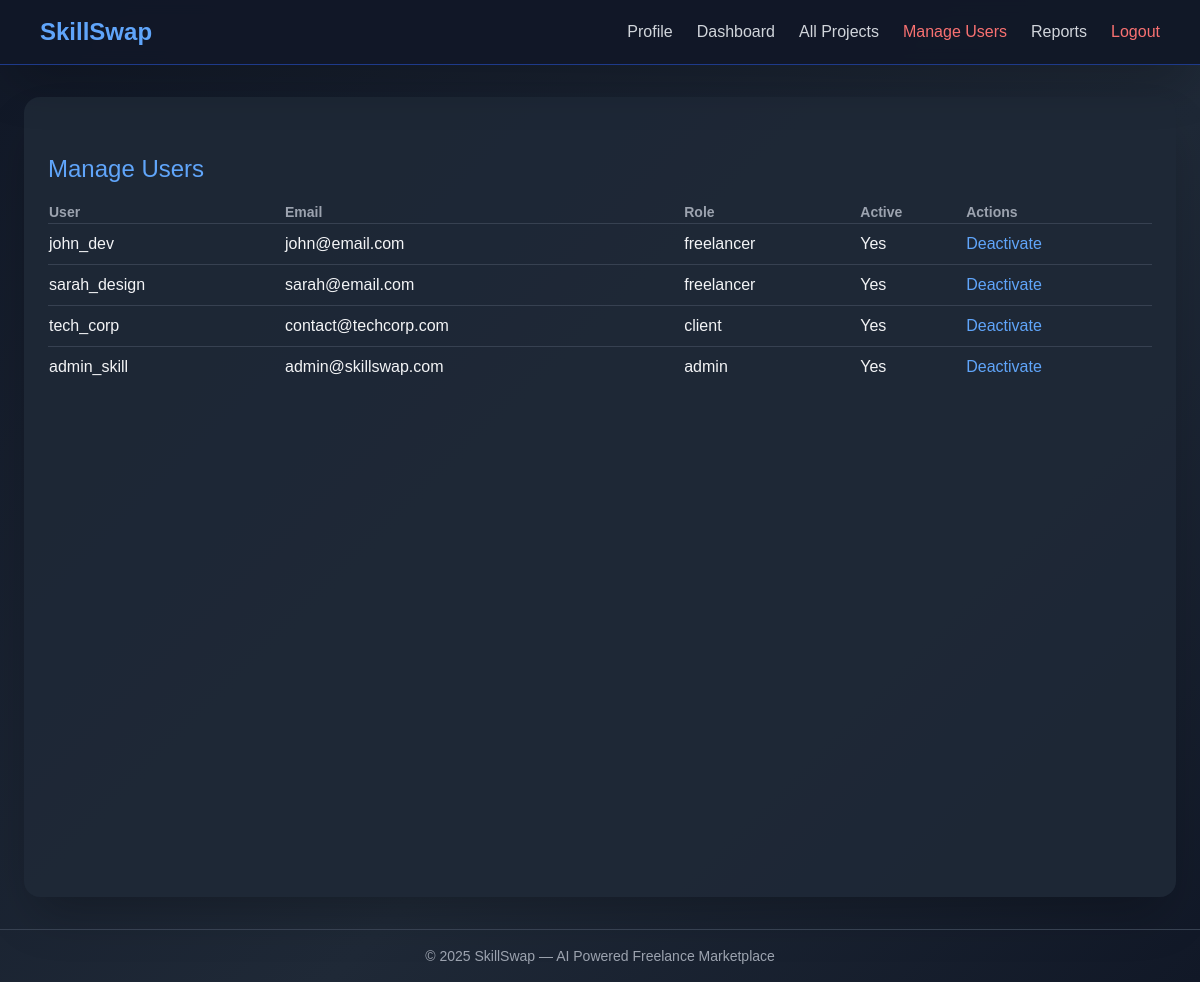
Screenshot of /user/admin/manage_users.php (signed in) with the database file from the repository.
### tables this page shows
CREATE TABLE users (
    user_id INT PRIMARY KEY AUTO_INCREMENT,
    username VARCHAR(50) UNIQUE NOT NULL,
    email VARCHAR(100) UNIQUE NOT NULL,
    password_hash VARCHAR(255) NOT NULL,
    user_type ENUM('freelancer', 'client', 'admin', 'moderator') NOT NULL,
    profile_picture VARCHAR(255),
    created_at TIMESTAMP DEFAULT CURRENT_TIMESTAMP,
    updated_at TIMESTAMP DEFAULT CURRENT_TIMESTAMP ON UPDATE CURRENT_TIMESTAMP,
    is_active BOOLEAN DEFAULT TRUE
);

### user/admin/manage_users.php (the view, shortened to what this page needs)
<?php
$db = new Database(); $conn = $db->connect();
$result = $conn->query('SELECT user_id, username, email, user_type, is_active, created_at FROM users ORDER BY created_at DESC');
$users = $result ? $result->fetch_all(MYSQLI_ASSOC) : [];
include __DIR__ . '/../../includes/header.php';
?>
<div class="max-w-6xl mx-auto mt-8">
  <h2 class="text-2xl text-blue-400 mb-4">Manage Users</h2>
  <table class="w-full text-left">
    <thead class="text-gray-400 text-sm"><tr><th>User</th><th>Email</th><th>Role</th><th>Active</th><th>Actions</th></tr></thead>
    <tbody>
    <?php foreach($users as $u): ?>
      <tr class="border-t border-gray-700">
        <td class="py-2"><?= htmlspecialchars($u['username']) ?></td>
        <td><?= htmlspecialchars($u['email']) ?></td>
        <td><?= htmlspecialchars($u['user_type']) ?></td>
        <td><?= $u['is_active'] ? 'Yes' : 'No' ?></td>
        <td><a class="text-blue-400" href="manage_users.php?toggle=1&uid=<?= $u['user_id'] ?>"><?= $u['is_active'] ? 'Deactivate' : 'Activate' ?></a></td>
      </tr>
    <?php endforeach; ?>
    </tbody>
  </table>
</div>
<?php include __DIR__ . '/../../includes/footer.php'; ?>

### includes/header.php (shortened to what this page needs)
<!DOCTYPE html>
<html lang="en">
<head>
  <link href="https://cdn.jsdelivr.net/npm/tailwindcss@2.2.19/dist/tailwind.min.css" rel="stylesheet">
  <link rel="stylesheet" href="assets/css/style.css">
  <link href="https://cdn.jsdelivr.net/npm/aos@2.3.4/dist/aos.css" rel="stylesheet">
</head>
<body class="text-gray-100 min-h-screen">
<header class="bg-gray-900 bg-opacity-95 text-gray-100 shadow-2xl border-b border-blue-900">
  <div class="max-w-6xl mx-auto flex justify-between items-center p-4">
    <h1 class="text-2xl font-bold text-blue-400">SkillSwap</h1>
    <nav class="flex space-x-6 text-gray-300">
      <?php if (isset($_SESSION['user_type'])): ?>
        <?php if ($_SESSION['user_type'] === 'admin'): ?>
          <a href="/skillswap/user/profile.php" class="hover:text-blue-400">Profile</a>
          <a href="/skillswap/user/admin/dashboard.php" class="hover:text-blue-400">Dashboard</a>
          <a href="/skillswap/user/admin/manage_projects.php" class="hover:text-blue-400">All Projects</a>
          <a href="/skillswap/user/admin/manage_users.php" class="text-red-400 hover:text-red-300">Manage Users</a>
          <a href="/skillswap/user/admin/report.php" class="hover:text-blue-400">Reports</a>
        <?php elseif ($_SESSION['user_type'] === 'moderator'): ?>
          <a href="/skillswap/user/moderator/disputes.php" class="hover:text-blue-400">Disputes</a>
          <a href="/skillswap/user/moderator/flagged_projects.php" class="hover:text-blue-400">Flagged Projects</a>
          <a href="/skillswap/user/moderator/reports.php" class="hover:text-blue-400">Reports</a>
        <?php endif; ?>
        <a href="/skillswap/controllers/AuthController.php?action=logout" class="text-red-400 hover:text-red-300">Logout</a>
      <?php else: ?>
        <a href="/skillswap/" class="hover:text-blue-400">Home</a>
        <a href="/skillswap/user/login.php" class="hover:text-blue-400">Login</a>
        <a href="/skillswap/user/register.php" class="hover:text-blue-400">Register</a>
      <?php endif; ?>
    </nav>
  </div>
</header>
<main class="p-6 bg-gray-800 bg-opacity-90 min-h-screen rounded-2xl shadow-2xl max-w-6xl mx-auto mt-8">

### includes/footer.php (shortened to what this page needs)
</main>
<footer class="text-center p-4 mt-8 border-t border-gray-700 text-sm text-gray-400">
  <p>&copy; <?php echo date('Y'); ?> SkillSwap — AI Powered Freelance Marketplace</p>
</footer>
</body>
</html>

### assets/css/style.css (style rules this page uses)
body { font-family: 'Poppins', sans-serif; }

### includes/header.php (style rules this page uses)
header { position: sticky; top: 0; z-index: 50; backdrop-filter: blur(8px); border-bottom: 1px solid #2a2a2a; box-shadow: 0 4px 24px 0 #1e293b99; }
main { box-shadow: 0 8px 40px 0 #4c658f55; border-radius: 1.25rem; margin-top: 2rem; background: rgba(31,41,55,0.95); }
body { background: linear-gradient(135deg, #111827 0%, #1f2937 60%, #111827 100%); min-height: 100vh; }

### rows the page displays
users: username "john_dev", email "john@email.com", user_type "freelancer", is_active "Yes"
users: username "sarah_design", email "sarah@email.com", user_type "freelancer", is_active "Yes"
users: username "tech_corp", email "contact@techcorp.com", user_type "client", is_active "Yes"
users: username "admin_skill", email "admin@skillswap.com", user_type "admin", is_active "Yes"
